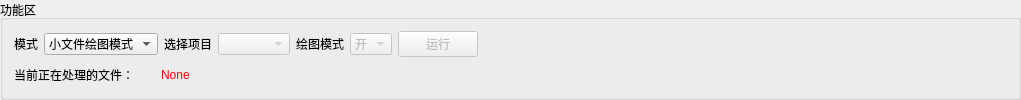
     <widget class="QGroupBox" name="function_groupBox">
      <property name="title">
       <string>功能区</string>
      </property>
      <layout class="QVBoxLayout" name="verticalLayout_2">
       <item>
        <layout class="QHBoxLayout" name="horizontalLayout_3">
         <item>
          <widget class="QLabel" name="mode_label">
           <property name="text">
            <string>模式</string>
           </property>
          </widget>
         </item>
         <item>
          <widget class="QComboBox" name="mode_comboBox">
           <property name="styleSheet">
            <string notr="true">QComboBox::down-arrow:hover {
 	padding-left: 30px;
    border-width: 1px;
	image:url(:/下拉菜单/ZHX_下拉菜单.png);
}

</string>
           </property>
           <item>
            <property name="text">
             <string>小文件绘图模式</string>
            </property>
           </item>
           <item>
            <property name="text">
             <string>大文件模式</string>
            </property>
           </item>
          </widget>
         </item>
         <item>
          <widget class="QLabel" name="select_project_label">
           <property name="text">
            <string>选择项目</string>
           </property>
          </widget>
         </item>
         <item>
          <widget class="QComboBox" name="select_project_comboBox">
           <property name="enabled">
            <bool>false</bool>
           </property>
           <property name="styleSheet">
            <string notr="true">QComboBox::down-arrow:hover {
 	padding-left: 30px;
    border-width: 1px;
	image:url(:/下拉菜单/ZHX_下拉菜单.png);
}

</string>
           </property>
           <property name="maxVisibleItems">
            <number>20</number>
           </property>
          </widget>
         </item>
         <item>
          <widget class="QLabel" name="plot_label">
           <property name="text">
            <string>绘图模式</string>
           </property>
          </widget>
         </item>
         <item>
          <widget class="QComboBox" name="plot_comboBox">
           <property name="enabled">
            <bool>false</bool>
           </property>
           <property name="styleSheet">
            <string notr="true">QComboBox::down-arrow:hover {
 	padding-left: 30px;
    border-width: 1px;
	image:url(:/下拉菜单/ZHX_下拉菜单.png);
}

</string>
           </property>
           <property name="maxVisibleItems">
            <number>20</number>
           </property>
           <item>
            <property name="text">
             <string>开</string>
            </property>
           </item>
           <item>
            <property name="text">
             <string>关</string>
            </property>
           </item>
          </widget>
         </item>
         <item>
          <widget class="QPushButton" name="run_pushButton">
           <property name="enabled">
            <bool>false</bool>
           </property>
           <property name="text">
            <string>运行</string>
           </property>
          </widget>
         </item>
         <item>
          <spacer name="horizontalSpacer">
           <property name="orientation">
            <enum>Qt::Horizontal</enum>
           </property>
           <property name="sizeHint" stdset="0">
            <size>
             <width>529</width>
             <height>20</height>
            </size>
           </property>
          </spacer>
         </item>
        </layout>
       </item>
       <item>
        <layout class="QHBoxLayout" name="horizontalLayout" stretch="1,6">
         <item>
          <widget class="QLabel" name="label">
           <property name="text">
            <string>当前正在处理的文件：</string>
           </property>
          </widget>
         </item>
         <item>
          <widget class="QLabel" name="run_file_name_label">
           <property name="styleSheet">
            <string notr="true">color: rgb(255, 0, 0);
</string>
           </property>
           <property name="text">
            <string>None</string>
           </property>
          </widget>
         </item>
        </layout>
       </item>
      </layout>
     </widget>
